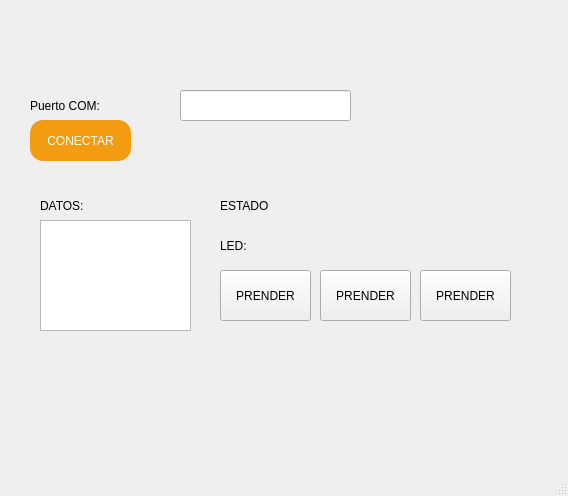
<?xml version="1.0" encoding="UTF-8"?>
<ui version="4.0">
 <class>MainWindow</class>
 <widget class="QMainWindow" name="MainWindow">
  <property name="geometry">
   <rect>
    <x>0</x>
    <y>0</y>
    <width>568</width>
    <height>496</height>
   </rect>
  </property>
  <property name="windowTitle">
   <string>MainWindow</string>
  </property>
  <widget class="QWidget" name="centralwidget">
   <widget class="QLineEdit" name="txt_com">
    <property name="geometry">
     <rect>
      <x>180</x>
      <y>90</y>
      <width>171</width>
      <height>31</height>
     </rect>
    </property>
   </widget>
   <widget class="QLabel" name="txt_com1">
    <property name="geometry">
     <rect>
      <x>30</x>
      <y>80</y>
      <width>101</width>
      <height>51</height>
     </rect>
    </property>
    <property name="styleSheet">
     <string notr="true">font: 75 12pt &quot;MS Shell Dlg 2&quot;;</string>
    </property>
    <property name="text">
     <string>Puerto COM:</string>
    </property>
   </widget>
   <widget class="QLabel" name="txt_estado">
    <property name="geometry">
     <rect>
      <x>220</x>
      <y>190</y>
      <width>81</width>
      <height>31</height>
     </rect>
    </property>
    <property name="styleSheet">
     <string notr="true">font: 75 12pt &quot;MS Shell Dlg 2&quot;;</string>
    </property>
    <property name="text">
     <string>ESTADO</string>
    </property>
   </widget>
   <widget class="QPushButton" name="btn_accion">
    <property name="geometry">
     <rect>
      <x>30</x>
      <y>120</y>
      <width>101</width>
      <height>41</height>
     </rect>
    </property>
    <property name="styleSheet">
     <string notr="true">background-color: #F39C12;
border-radius:13px;
color: rgb(255, 255, 255);</string>
    </property>
    <property name="text">
     <string>CONECTAR</string>
    </property>
   </widget>
   <widget class="QListWidget" name="lista_datos">
    <property name="geometry">
     <rect>
      <x>40</x>
      <y>220</y>
      <width>151</width>
      <height>111</height>
     </rect>
    </property>
   </widget>
   <widget class="QLabel" name="txt_estado_2">
    <property name="geometry">
     <rect>
      <x>40</x>
      <y>190</y>
      <width>201</width>
      <height>31</height>
     </rect>
    </property>
    <property name="styleSheet">
     <string notr="true">font: 75 12pt &quot;MS Shell Dlg 2&quot;;</string>
    </property>
    <property name="text">
     <string>DATOS:</string>
    </property>
   </widget>
   <widget class="QPushButton" name="btn_led0">
    <property name="geometry">
     <rect>
      <x>220</x>
      <y>270</y>
      <width>91</width>
      <height>51</height>
     </rect>
    </property>
    <property name="text">
     <string>PRENDER</string>
    </property>
   </widget>
   <widget class="QLabel" name="txt_estado_3">
    <property name="geometry">
     <rect>
      <x>220</x>
      <y>230</y>
      <width>201</width>
      <height>31</height>
     </rect>
    </property>
    <property name="styleSheet">
     <string notr="true">font: 75 12pt &quot;MS Shell Dlg 2&quot;;</string>
    </property>
    <property name="text">
     <string>LED:</string>
    </property>
   </widget>
   <widget class="QPushButton" name="btn_led1">
    <property name="geometry">
     <rect>
      <x>320</x>
      <y>270</y>
      <width>91</width>
      <height>51</height>
     </rect>
    </property>
    <property name="text">
     <string>PRENDER</string>
    </property>
   </widget>
   <widget class="QPushButton" name="btn_led2">
    <property name="geometry">
     <rect>
      <x>420</x>
      <y>270</y>
      <width>91</width>
      <height>51</height>
     </rect>
    </property>
    <property name="text">
     <string>PRENDER</string>
    </property>
   </widget>
   <widget class="QLabel" name="label_3">
    <property name="geometry">
     <rect>
      <x>10</x>
      <y>10</y>
      <width>171</width>
      <height>51</height>
     </rect>
    </property>
    <property name="text">
     <string/>
    </property>
    <property name="pixmap">
     <pixmap>../../../../3D Objects/UAT.png</pixmap>
    </property>
    <property name="scaledContents">
     <bool>true</bool>
    </property>
   </widget>
   <widget class="QLabel" name="label_4">
    <property name="geometry">
     <rect>
      <x>390</x>
      <y>0</y>
      <width>161</width>
      <height>51</height>
     </rect>
    </property>
    <property name="text">
     <string/>
    </property>
    <property name="pixmap">
     <pixmap>../../../../3D Objects/facultad_ingenieria_tampico.png</pixmap>
    </property>
    <property name="scaledContents">
     <bool>true</bool>
    </property>
   </widget>
   <widget class="QLabel" name="label_5">
    <property name="geometry">
     <rect>
      <x>460</x>
      <y>360</y>
      <width>91</width>
      <height>81</height>
     </rect>
    </property>
    <property name="font">
     <font>
      <pointsize>8</pointsize>
     </font>
    </property>
    <property name="cursor">
     <cursorShape>ArrowCursor</cursorShape>
    </property>
    <property name="styleSheet">
     <string notr="true"/>
    </property>
    <property name="text">
     <string/>
    </property>
    <property name="pixmap">
     <pixmap>../../../../3D Objects/Castor.jpg</pixmap>
    </property>
    <property name="scaledContents">
     <bool>true</bool>
    </property>
   </widget>
  </widget>
  <widget class="QMenuBar" name="menubar">
   <property name="geometry">
    <rect>
     <x>0</x>
     <y>0</y>
     <width>568</width>
     <height>21</height>
    </rect>
   </property>
  </widget>
  <widget class="QStatusBar" name="statusbar"/>
 </widget>
 <resources/>
 <connections/>
</ui>
